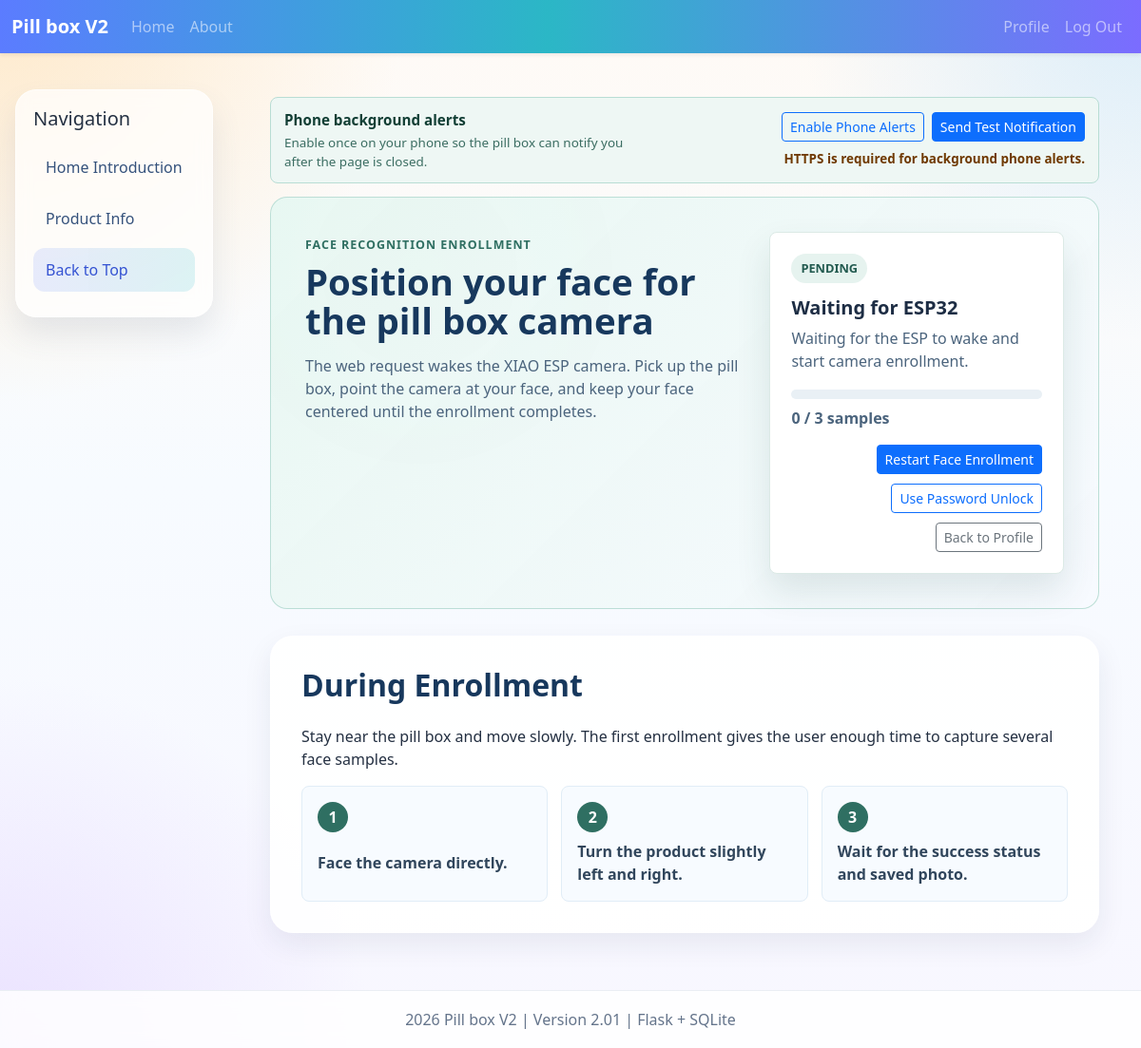
The page /face-enrollment/4 (signed in) on the database as committed earlier.
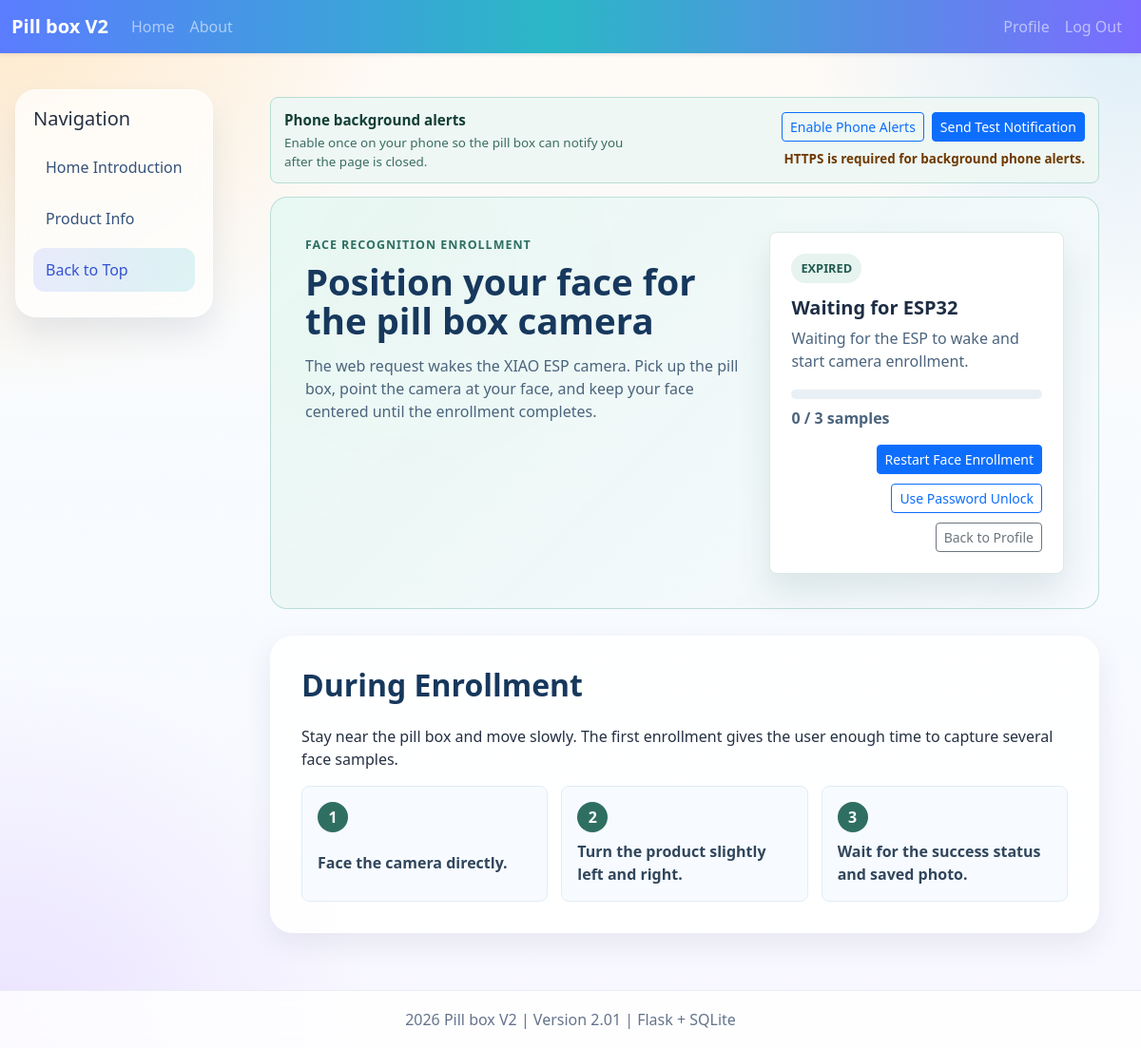
The same page on the database as committed later.
### tables this page shows
CREATE TABLE face_enrollment_session (
            id INTEGER PRIMARY KEY AUTOINCREMENT,
            user_id INTEGER NOT NULL,
            product_code TEXT NOT NULL,
            status TEXT NOT NULL DEFAULT 'pending',
            person_name TEXT NOT NULL,
            requested_samples INTEGER NOT NULL DEFAULT 3,
            captured_samples INTEGER NOT NULL DEFAULT 0,
            message TEXT,
            device_id TEXT,
            photo_mime TEXT,
            photo_data BLOB,
            created_at TEXT NOT NULL,
            updated_at TEXT NOT NULL,
            expires_at TEXT NOT NULL,
            completed_at TEXT,
            FOREIGN KEY (user_id) REFERENCES user(id)
        );

### Pill_box_V2_01_English/Pill_box_V2_01_English/app.py (the view)
@app.route("/face-enrollment/<int:session_id>")
@login_required
def face_enrollment_page(session_id):
    row = get_face_enrollment_session(session_id, current_user.id)
    if row is None:
        flash("Face enrollment session not found.", "danger")
        return redirect(url_for("profile"))
    return render_template(
        "face_enrollment.html",
        enrollment=serialize_face_enrollment_session(row),
    )

### Pill_box_V2_01_English/Pill_box_V2_01_English/app.py (called while the page is built)
def get_db_connection():
    try:
        conn = sqlite3.connect(DATABASE)
        conn.row_factory = sqlite3.Row
        return conn
    except sqlite3.DatabaseError as e:
        logger.error(f"Database connection failed: {e}")
        raise

@login_manager.user_loader
def load_user(user_id):
    conn = get_db_connection()
    row = conn.execute("SELECT * FROM user WHERE id = ?", (user_id,)).fetchone()
    conn.close()
    return User.from_row(row)

def get_face_enrollment_session(session_id, user_id=None):
    conn = get_db_connection()
    try:
        if user_id is None:
            row = conn.execute(
                "SELECT * FROM face_enrollment_session WHERE id = ?",
                (session_id,),
            ).fetchone()
        else:
            row = conn.execute(
                "SELECT * FROM face_enrollment_session WHERE id = ? AND user_id = ?",
                (session_id, user_id),
            ).fetchone()
    finally:
        conn.close()
    return row

@app.context_processor
def inject_global_data():
    return {
        "project_name": app.config["PROJECT_NAME"],
        "project_version": app.config["PROJECT_VERSION"],
    }

### Pill_box_V2_01_English/Pill_box_V2_01_English/templates/face_enrollment.html (shortened to what this page needs)
{% extends "base.html" %}
{% block content %}
<section class="face-enrollment-hero" data-face-enrollment-status-url="{{ url_for('face_enrollment_status', session_id=enrollment.id) }}">
    <div class="face-enrollment-hero-copy">
        <span class="section-kicker">Face Recognition Enrollment</span>
        <h1>Position your face for the pill box camera</h1>
        <p>The web request wakes the XIAO ESP camera. Pick up the pill box, point the camera at your face, and keep your face centered until the enrollment completes.</p>
    </div>
    <div class="face-enrollment-status-card">
        <span class="face-enrollment-status" data-face-enrollment-status>{{ enrollment.status }}</span>
        <h2 data-face-enrollment-title>Waiting for ESP32</h2>
        <p data-face-enrollment-message>{{ enrollment.message or "Waiting for the ESP to wake and start camera enrollment." }}</p>
        <div class="face-enrollment-meter">
        </div>
        <p class="face-enrollment-count" data-face-enrollment-count>{{ enrollment.captured_samples }} / {{ enrollment.requested_samples }} samples</p>
        <div class="face-enrollment-actions mt-3">
            <form method="post" action="{{ url_for('start_face_enrollment') }}">
                <button type="submit" class="btn btn-primary btn-sm">Restart Face Enrollment</button>
            </form>
            <a class="btn btn-outline-primary btn-sm" href="{{ url_for('profile', _anchor='face-enrollment-password') }}">Use Password Unlock</a>
            <a class="btn btn-outline-secondary btn-sm" href="{{ url_for('profile') }}">Back to Profile</a>
        </div>
    </div>
</section>
<section class="section-block face-enrollment-steps">
    <div>
        <h2 class="section-title">During Enrollment</h2>
        <p>Stay near the pill box and move slowly. The first enrollment gives the user enough time to capture several face samples.</p>
    </div>
    <div class="face-enrollment-step-grid">
        <div>
            <strong>1</strong>
            <span>Face the camera directly.</span>
        </div>
        <div>
            <strong>2</strong>
            <span>Turn the product slightly left and right.</span>
        </div>
        <div>
            <strong>3</strong>
            <span>Wait for the success status and saved photo.</span>
        </div>
    </div>
</section>
{% endblock %}

Rows that differ between the two databases and show on the page:
changed face_enrollment_session: status "PENDING" → "EXPIRED"
